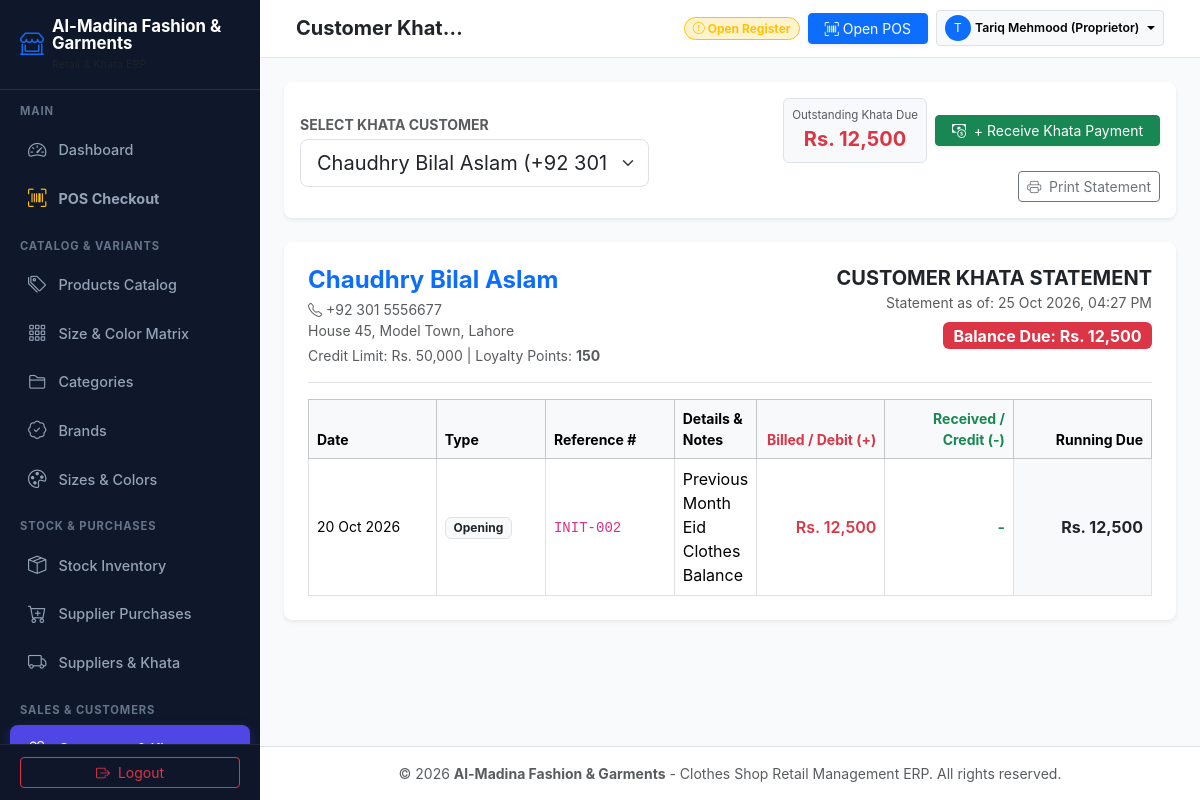
/customer_ledger.php (signed in), run on the app's committed database.
### tables this page shows
CREATE TABLE `customers` (
  `id` INT AUTO_INCREMENT PRIMARY KEY,
  `customer_code` VARCHAR(50) NOT NULL UNIQUE,
  `name` VARCHAR(100) NOT NULL,
  `phone` VARCHAR(30) NOT NULL,
  `address` TEXT NULL,
  `credit_limit` DECIMAL(12,2) NOT NULL DEFAULT 0.00,
  `opening_balance` DECIMAL(12,2) NOT NULL DEFAULT 0.00,
  `current_balance` DECIMAL(12,2) NOT NULL DEFAULT 0.00,
  `loyalty_points` INT NOT NULL DEFAULT 0,
  `status` ENUM('active', 'inactive') NOT NULL DEFAULT 'active',
  `created_at` TIMESTAMP DEFAULT CURRENT_TIMESTAMP
);

CREATE TABLE `customer_ledger` (
  `id` INT AUTO_INCREMENT PRIMARY KEY,
  `customer_id` INT NOT NULL,
  `entry_date` DATETIME NOT NULL,
  `transaction_type` ENUM('opening', 'sale', 'payment', 'return_refund', 'exchange_diff', 'adjustment') NOT NULL,
  `reference_id` INT NULL,
  `reference_no` VARCHAR(50) NULL,
  `debit` DECIMAL(12,2) NOT NULL DEFAULT 0.00,    
  `credit` DECIMAL(12,2) NOT NULL DEFAULT 0.00,   
  `balance` DECIMAL(12,2) NOT NULL DEFAULT 0.00,  
  `notes` VARCHAR(255) NULL,
  `created_at` TIMESTAMP DEFAULT CURRENT_TIMESTAMP,
  FOREIGN KEY (`customer_id`) REFERENCES `customers`(`id`) ON DELETE CASCADE
);

### config/helpers.php (called while the page is built, shortened)
<?php
function format_currency($amount, $currency = null) {
    if ($currency === null) {
        $currency = 'Rs. ';
    }
    return $currency . number_format((float)$amount, 0);
}

### customer_ledger.php (the view, shortened to what this page needs)
<?php
require_once __DIR__ . '/includes/header.php';
$customer_id = intval($_GET['customer_id'] ?? 0);
$customers = $pdo->query("SELECT * FROM customers WHERE status = 'active' ORDER BY name ASC")->fetchAll();
if ($customer_id <= 0 && !empty($customers)) {
    $customer_id = 2;
}
$stmtCust = $pdo->prepare("SELECT * FROM customers WHERE id = ?");
$stmtCust->execute([$customer_id]);
$current_customer = $stmtCust->fetch();
$stmtLedger = $pdo->prepare("SELECT * FROM customer_ledger WHERE customer_id = ? ORDER BY entry_date ASC, id ASC");
$stmtLedger->execute([$customer_id]);
$entries = $stmtLedger->fetchAll();
?>
<div class="card border-0 shadow-sm rounded-3 p-3 mb-4 no-print">
    <div class="row g-3 align-items-center">
        <div class="col-12 col-md-5">
            <label class="form-label small fw-bold text-muted mb-1">SELECT KHATA CUSTOMER</label>
            <form method="GET" action="customer_ledger.php">
                <select name="customer_id" class="form-select form-select-lg" onchange="this.form.submit()">
                    <?php foreach ($customers as $c): ?>
                        <option value="<?= $c['id'] ?>" <?= $c['id'] == $customer_id ? 'selected' : '' ?>>
                            <?= htmlspecialchars($c['name']) ?> (<?= htmlspecialchars($c['phone']) ?>) - Due: <?= format_currency($c['current_balance']) ?>
                        </option>
                    <?php endforeach; ?>
                </select>
            </form>
        </div>
        <?php if ($current_customer): ?>
        <div class="col-12 col-md-7">
            <div class="d-flex flex-wrap gap-2 justify-content-md-end align-items-center">
                <div class="p-2 border rounded bg-light text-center" style="min-width: 140px;">
                    <small class="text-muted d-block" style="font-size: 0.72rem;">Outstanding Khata Due</small>
                    <strong class="fs-5 text-danger"><?= format_currency($current_customer['current_balance']) ?></strong>
                </div>
                <button class="btn btn-success btn-sm px-3 shadow-sm" data-bs-toggle="modal" data-bs-target="#collectPaymentModal">
                    <i class="bi bi-cash-coin me-1"></i> + Receive Khata Payment
                </button>
                <button class="btn btn-outline-secondary btn-sm" onclick="window.print()">
                    <i class="bi bi-printer me-1"></i> Print Statement
                </button>
            </div>
        </div>
        <?php endif; ?>
    </div>
</div>
<?php if ($current_customer): ?>
<div class="card border-0 shadow-sm rounded-3 p-4 print-area">
    <div class="d-flex justify-content-between align-items-start border-bottom pb-3 mb-3">
        <div>
            <h4 class="fw-bold text-primary mb-1"><?= htmlspecialchars($current_customer['name']) ?></h4>
            <div class="text-muted small"><i class="bi bi-telephone"></i> <?= htmlspecialchars($current_customer['phone']) ?></div>
            <div class="text-muted small"><?= htmlspecialchars($current_customer['address'] ?: 'Counter Client') ?></div>
            <div class="small mt-1 text-muted">Credit Limit: <?= format_currency($current_customer['credit_limit']) ?> | Loyalty Points: <strong><?= $current_customer['loyalty_points'] ?></strong></div>
        </div>
        <div class="text-end">
            <h5 class="fw-bold mb-0">CUSTOMER KHATA STATEMENT</h5>
            <small class="text-muted">Statement as of: <?= date('d M Y, h:i A') ?></small>
            <div class="mt-2">
                <span class="badge <?= $current_customer['current_balance'] > 0 ? 'bg-danger' : 'bg-success' ?> fs-6">
                    Balance Due: <?= format_currency($current_customer['current_balance']) ?>
                </span>
            </div>
        </div>
    </div>
    <div class="table-responsive">
        <table class="table table-bordered table-hover align-middle mb-0">
            <thead class="table-light small text-muted">
                <tr>
                    <th style="width: 130px;">Date</th>
                    <th style="width: 110px;">Type</th>
                    <th style="width: 130px;">Reference #</th>
                    <th>Details & Notes</th>
                    <th style="width: 130px;" class="text-end text-danger">Billed / Debit (+)</th>
                    <th style="width: 130px;" class="text-end text-success">Received / Credit (-)</th>
                    <th style="width: 140px;" class="text-end bg-light">Running Due</th>
                </tr>
            </thead>
            <tbody>
                <?php if (empty($entries)): ?>
                    <tr><td colspan="7" class="text-center py-4 text-muted">No Khata transactions for this customer.</td></tr>
                <?php else: ?>
                    <?php foreach ($entries as $e): ?>
                        <tr>
                            <td class="small"><?= date('d M Y', strtotime($e['entry_date'])) ?></td>
                            <td>
                                <span class="badge bg-light text-dark border"><?= ucfirst(str_replace('_', ' ', $e['transaction_type'])) ?></span>
                            </td>
                            <td><code><?= htmlspecialchars($e['reference_no'] ?? '-') ?></code></td>
                            <td><?= htmlspecialchars($e['notes'] ?? '-') ?></td>
                            <td class="text-end fw-semibold text-danger">
                                <?= $e['debit'] > 0 ? format_currency($e['debit']) : '-' ?>
                            </td>
                            <td class="text-end fw-semibold text-success">
                                <?= $e['credit'] > 0 ? format_currency($e['credit']) : '-' ?>
                            </td>
                            <td class="text-end fw-bold text-dark bg-light">
                                <?= format_currency($e['balance']) ?>
                            </td>
                        </tr>
                    <?php endforeach; ?>
                <?php endif; ?>
            </tbody>
        </table>
    </div>
</div>
<?php endif; ?>
<?php require_once __DIR__ . '/includes/footer.php'; ?>

### assets/css/clothes-retail.css (style rules this page uses)
:root { --cr-primary: #4f46e5; --cr-primary-hover: #4338ca; --cr-secondary: #0ea5e9; --cr-dark: #1e1b4b; --cr-sidebar-bg: #0f172a; --cr-sidebar-hover: #1e293b; --cr-accent: #f43f5e; --cr-bg: #f8fafc; --cr-card-bg: #ffffff; --cr-border: #e2e8f0; }
html, body { height: 100%; }
body { background-color: var(--cr-bg); font-family: -apple-system, BlinkMacSystemFont, "Segoe UI", Roboto, "Helvetica Neue", Arial, sans-serif; color: #334155; min-height: 100%; }
@media (min-width: 992px) { html, body { height: 100vh; overflow: hidden; } }
.table-responsive { -webkit-overflow-scrolling: touch; }

### data on the page
customers: current_balance "Rs. 12,500", name "Chaudhry Bilal Aslam", phone "+92 301 5556677", address "House 45, Model Town, Lahore", credit_limit "Rs. 50,000", loyalty_points "150"
customer_ledger: entry_date "20 Oct 2026", transaction_type "Opening", reference_no "INIT-002", notes "Previous Month Eid Clothes Balance", debit "Rs. 12,500", balance "Rs. 12,500"

### other printed values
$shop_name "Al-Madina Fashion & Garments"
$page_title "Customer Khat…"
$avatarLetter "T"
$displayName "Tariq Mehmood (Proprietor)"
form field customer_id "Chaudhry Bilal Aslam (+92 301 5556677) - Due: Rs. 12,500"
